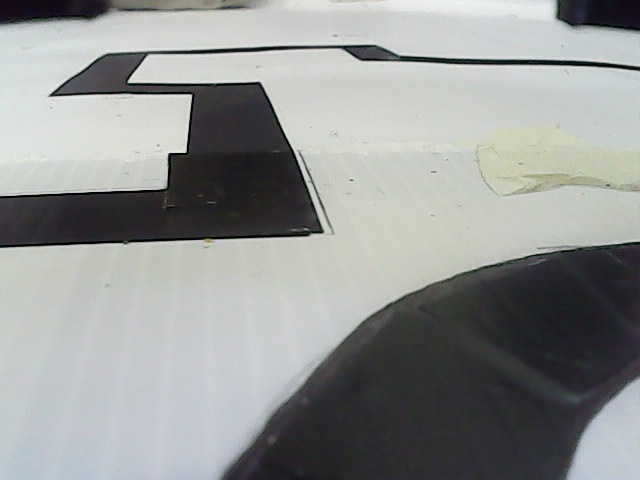
#> input picture deprecated_pi_stuff/pi/stupid tile.jpg, 640 x 480 px, given in place of the camera
$ python linetrack.py
#> lines starting #> are read from the running program, lines starting #| are printed output that depends on the picture; after the words box and inside, x2 and y2 are one past the last pixel; in counts of white or black regions, pixels touching at a corner belong together
### MultiThread.py
import cv2
from threading import Thread

class WebcamStream:

    def __init__(self, stream_id = 0):
#> called with stream_id = 0
        self.stream_id = stream_id
        print(self.stream_id)
        self.vcap = cv2.VideoCapture(self.stream_id)

        if self.vcap.isOpened() is False:
            print('[Exiting]: Error accessing webcam stream. (MultiThread)')
            exit(0)

        #print fps
        # fps_input_stream = int(self.vcap.get(5))
        # print('FPS of input stream:', fps_input_stream)

        #reading a single frame from vcap stream for initialisation
        self.grabbed, self.frame = self.vcap.read()
#> self.frame is the input picture: shape (480, 640, 3); mean B, G, R 148.8, 149.9, 147.8
        if self.grabbed is False:
            print('[Exiting]: No more frames to read.')
            exit(0)
        #self.stopped is initialised to False
        self.stopped = True
        #thread instantiation
        self.t = Thread(target=self.update, args=())
        self.t.daemon = True #daemon threads run in the background

    def start(self):
        self.stopped = False
        self.t.start()

    def update(self):
        while True:
            if self.stopped is True:
                break
            self.grabbed, self.frame = self.vcap.read()
            if self.grabbed is False:
                print('[Exiting]: No more frames to read.')
                self.stopped = True
                break
        self.vcap.release()

    def read(self):
        return self.frame

    def stop(self):
        self.stopped = True

### deprecated_pi_stuff/pi/linetrack.py
import cv2
from MultiThread import WebcamStream
import serial
import numpy as np
# import struct
import time
import math
import enum

#* CAMERA
lt_stream = WebcamStream(stream_id = 0)
lt_stream.start()
lt_frame = lt_stream.read()
width, height_org = lt_frame.shape[1], lt_frame.shape[0]
#> width = 640; height_org = 480
print("Line track camera width:", width, "Camera height:", height_org)
#| Line track camera width: 640 Camera height: 480

crop_h_bw = 93
crop_h_bw_gap = 110
height = height_org - crop_h_bw
#> height = 387
# cam_x = width/2 #-1 to bias robot to the right
# cam_y = height - 1
# print(f"Line track image centred on ({cam_x}, {cam_y})")

#* SERIAL
ser = serial.Serial("/dev/serial0", 9600)

def receive_pico(ser) -> int:
    if(ser.in_waiting > 0):
        received_data = ser.read()
        data_left = ser.inWaiting()
        received_data += ser.read(data_left)
        return ord(received_data)
    else:
        return 0

#* COLOR CALIBRATION
#l_black = 0
u_black = 79

l_blue = np.array([96, 170, 80], np.uint8)
u_blue = np.array([106, 245, 191], np.uint8) #! blue needs more tuning to account for lighting

l_green = np.array([30, 50, 60], np.uint8)
u_green = np.array([85, 255, 255], np.uint8)

l_red1 = np.array([0, 100, 80], np.uint8)
u_red1 = np.array([15, 255, 255], np.uint8)
l_red2 = np.array([170, 100, 80], np.uint8)
u_red2 = np.array([180, 255, 255], np.uint8)

#* CONSTANTS CALIBRATION
gs_roi_h = 300 #the crop height for gs #! increase after tuning
gs_bksampleoffset = 10 #to offset sample above green squares
gs_bksampleh = 40
gs_minbkpct = 0.35 #! to be tuned properly #DOM: this is gs_minimum_black_percentage
gs_minarea = 4000000 #^ consider making this scaled by pixels (/255)

b_minarea = 400000 #! ~DOM: to tune the values

rpm_setpt = 40
rpm = 40
rotation = 0
last_rotation = 0
kp = 1.1 #constant used for PID

#* IMAGE PROCESSING (GAP)
gap_mask = np.zeros([height, width], dtype="uint8")
peak_triangle_gap = 70
peak_triangle_width = 60
triangle_margin = 20
points = np.array([[triangle_margin, 0], [width-triangle_margin, 0], [int(width/2+peak_triangle_width), int(height-peak_triangle_gap)], [int(width/2-peak_triangle_width), int(height-peak_triangle_gap)]])
cv2.fillConvexPoly(gap_mask, points, 255)
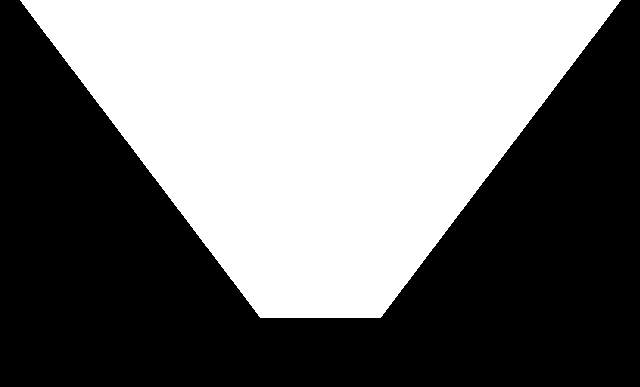
#> gap_mask: shape (387, 640); 46.3% white; 1 white region, box (x1, y1, x2, y2) and area: (20, 0, 621, 318) 114799
points2 = np.array([[0, height], [width, height], [width, int(height-peak_triangle_gap)], [0, int(height-peak_triangle_gap)]])
cv2.fillConvexPoly(gap_mask, points2, 255)
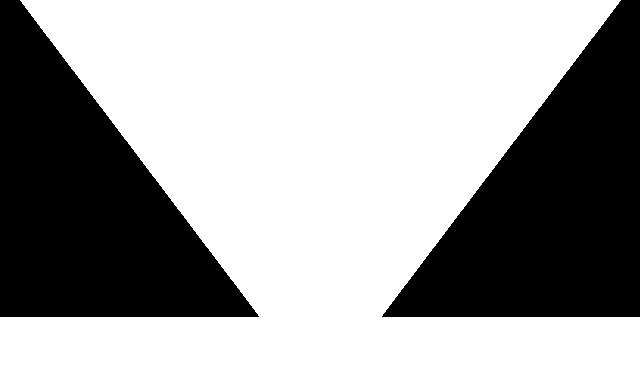
#> gap_mask: shape (387, 640); 64.4% white; 2 black regions, box (x1, y1, x2, y2) and area: (0, 0, 259, 317) 44260, (382, 0, 640, 317) 43942
# gap_x_com = cv2.bitwise_and(x_com, x_com, mask=gap_mask)
# gap_y_com = cv2.bitwise_and(y_com, y_com, mask=gap_mask)

mask_90 = np.zeros([height, width], dtype="uint8")
height90 = 70
points90 = np.array([[0, height], [width, height], [width, int(height-height90)], [0, int(height-height90)]])
cv2.fillConvexPoly(mask_90, points2, 255)
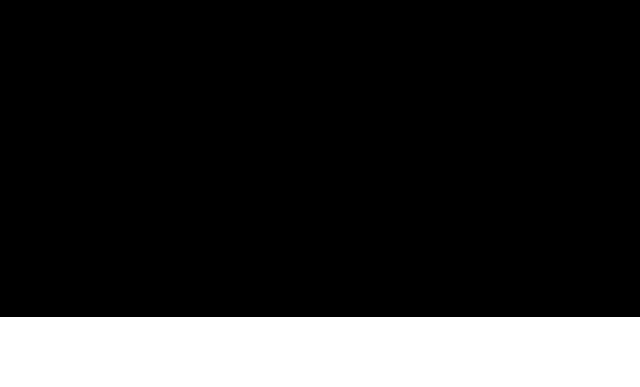
#> mask_90: shape (387, 640); 18.1% white; 1 white region, box (x1, y1, x2, y2) and area: (0, 317, 640, 387) 44800

gs_erode_kernel = np.ones((3, 3), np.uint8)

#* LOGIC SETUP
class Task(enum.Enum):
    EMPTY = 0
    LEFT_GREEN = 1
    RIGHT_GREEN = 2
    DOUBLE_GREEN = 3
    RED = 4
    BEFORE_BLUE = 5  #Turning towards blue #^ TEMPORARY
    BLUE = 6
    NOLINE = 7 #^ Don't use case 7 pls it overlaps with my rescue kit


curr = Task.EMPTY
red_now = False
gs_now = False
gap_now = False
blue_now = False
blue_once = False
see_line = 0

#~ Rescue kit
reversing_now = False #for rescue kit #^ DOM: i think i can remove this; hopefully

#* BEGIN OF LINETRACK LOOP CODE

while True:
#> (the run stopped early here; a loop or call above may not have finished)
